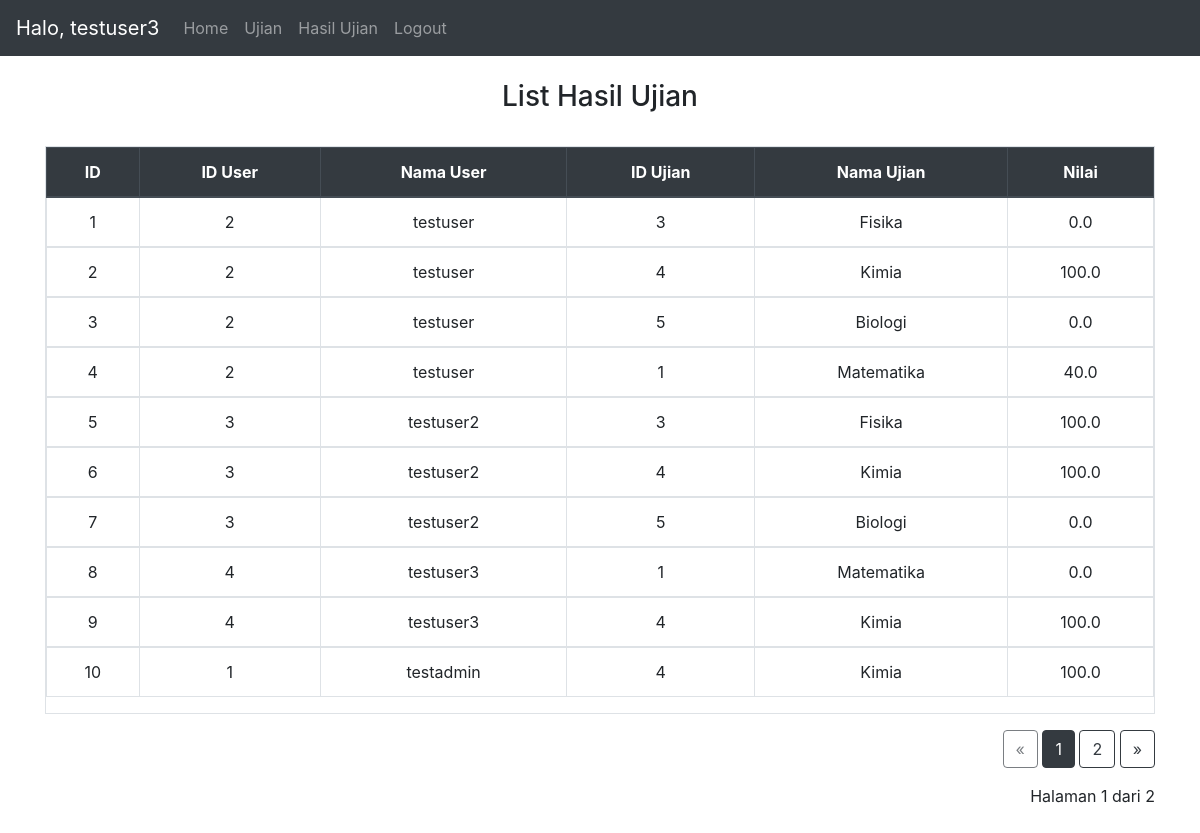
The page /list_result/1 (signed in) on the database its author committed.
### website/models.py (models this page shows)
class User(db.Model, UserMixin):
    id = db.Column(db.Integer, primary_key=True)
    email = db.Column(db.String(150), unique=True)
    password = db.Column(db.String(150))
    name = db.Column(db.String(150))
    type = db.Column(db.String(150))
    notes = db.relationship('Note')
    results = db.relationship('Result')
    useranswer = db.relationship('UserAnswer')

class Result(db.Model):
    id = db.Column(db.Integer, primary_key=True)
    user_id = db.Column(db.Integer, db.ForeignKey('user.id'))
    user_name = db.Column(db.String(150))
    exam_id = db.Column(db.Integer, db.ForeignKey('exam.id'))
    exam_name = db.Column(db.String(150))
    grade = db.Column(db.Float)

### website/views.py (the view)
@views.route('/list_result/<page>', methods=['GET','POST'])
@login_required
def list_result(page):
    db_result = Result.query.paginate(page=int(page), per_page=10)
    return render_template("list_result.html", user=current_user, results=db_result)

### website/__init__.py (called while the page is built)
def create_app():
    app = Flask(__name__)
    app.config['SECRET_KEY'] = 'secret key'
    app.config['SQLALCHEMY_DATABASE_URI'] = f'sqlite:///{DB_NAME}'
    db.init_app(app)
    from .views import views
    from .auth import auth
    app.register_blueprint(views, url_prefix='/')
    app.register_blueprint(auth, url_prefix='/')
    from .models import User, Note, Exam, Result, Question,UserAnswer #,Class
    with app.app_context():
        db.create_all()
    login_manager = LoginManager()
    login_manager.login_view = 'auth.login'
    login_manager.init_app(app)
    @login_manager.user_loader
    def load_user(id):
        return User.query.get(int(id))
    return app

### website/templates/list_result.html
{% extends "base.html" %} {% block title %}List Hasil Ujian{% endblock %} {% block
    content %}
    <br>
    <h3 align="center">List Hasil Ujian</h3>
    <br>
    <div class="table table-responsive table-hover table-bordered">
      <table class="table">
        <thead class="text-center thead-dark">
          <tr>
            <th>ID</th>
            <th>ID User</th>
            <th>Nama User</th>
            <th>ID Ujian</th>
            <th>Nama Ujian</th>
            <th>Nilai</th>
          </tr>
        </thead>
        {% for result in results %}
        <tbody class="text-center">
          <td>{{result.id}}</td>
          <td>{{result.user_id}}</td>
          <td>{{result.user_name}}</td>
          <td>{{result.exam_id}}</td>
          <td>{{result.exam_name}}</td>
          <td>{{result.grade}}</td>
        </tbody>
        {% endfor %}
      </table>
    </div>
    <div class="text-right">
      <a href="{{results.prev_num}}" class="btn btn-outline-dark {% if results.page == 1 %}disabled{% endif %}">&laquo;</a>
      {% for number in results.iter_pages(left_edge=1, right_edge=1, left_current=1, right_current=2) %}
        {% if number %}
          {% if results.page != number %}
            <span>
              <a class="btn btn-outline-dark"
                  href="{{number}}">
              {{number}}
              </a>
            </span>
          {% else %}
              <span class="btn btn-dark">{{number}}</span>
          {% endif %}
        {% else %}
        ...
        {% endif %}
      {% endfor %}
      <a href="{{results.next_num}}" class="btn btn-outline-dark {% if results.page == results.pages %}disabled{% endif %}">&raquo;</a>
      <p class="text-right mt-3">
        Halaman {{ results.page }} dari {{ results.pages }}
      </p>
    </div>
    {% endblock %}

### website/templates/base.html (shortened to what this page needs)
<!DOCTYPE html>
<html>
  <head>
    <link
      rel="stylesheet"
      href="https://stackpath.bootstrapcdn.com/bootstrap/4.4.1/css/bootstrap.min.css"
    />
    <link
      rel="stylesheet"
      href="https://stackpath.bootstrapcdn.com/font-awesome/4.7.0/css/font-awesome.min.css"
    />
  </head>
  <body>
    <nav class="navbar navbar-expand-lg navbar-dark bg-dark">
      <div class="collapse navbar-collapse" id="navbar">
        <div class="navbar-nav">
          {% if user.is_authenticated %}
          <span class="navbar-brand">
            Halo, {{user.name}}
          </span>
          <a class="nav-item nav-link" id="home" href="/">Home</a>
          <a class="nav-item nav-link" id="exam" href="/insert_token">Ujian</a>
          <a class="nav-item nav-link" id="exam" href="/result/1">Hasil Ujian</a>
          <a class="nav-item nav-link" id="logout" href="/logout">Logout</a>
          {% else %}
          <a class="nav-item nav-link" id="login" href="/login">Login</a>
          {% endif %}
        </div>
      </div>
    </nav>
    <div class="container">{% block content %} {% endblock %}</div>
  <br>
  </body>
</html>

### rows shown on the page
User: name "testuser3"
Result: id "1", user_id "2", user_name "testuser", exam_id "3", exam_name "Fisika", grade "0.0"
Result: id "2", user_id "2", user_name "testuser", exam_id "4", exam_name "Kimia", grade "100.0"
Result: id "3", user_id "2", user_name "testuser", exam_id "5", exam_name "Biologi", grade "0.0"
Result: id "4", user_id "2", user_name "testuser", exam_id "1", exam_name "Matematika", grade "40.0"
Result: id "5", user_id "3", user_name "testuser2", exam_id "3", exam_name "Fisika", grade "100.0"
Result: id "6", user_id "3", user_name "testuser2", exam_id "4", exam_name "Kimia", grade "100.0"
Result: id "7", user_id "3", user_name "testuser2", exam_id "5", exam_name "Biologi", grade "0.0"
Result: id "8", user_id "4", user_name "testuser3", exam_id "1", exam_name "Matematika", grade "0.0"
Result: id "9", user_id "4", user_name "testuser3", exam_id "4", exam_name "Kimia", grade "100.0"
Result: id "10", user_id "1", user_name "testadmin", exam_id "4", exam_name "Kimia", grade "100.0"

### other values the page prints
{{ number }} "1"
{{ number }} "2"
{{ results.page }} "1"
{{ results.pages }} "2"
